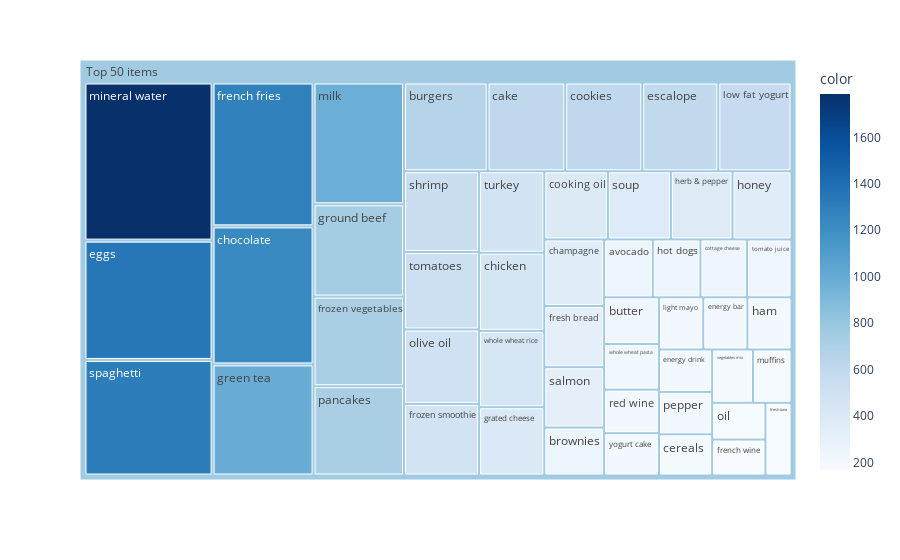

Notebook cell for this chart:
### Code cell
# Create a tree map using plotly
df_table["all"] = "Top 50 items" 
fig = px.treemap(df_table.head(50), path=['all', "items"], values='incident_count',
                  color=df_table["incident_count"].head(50), hover_data=['items'],
                  color_continuous_scale='Blues')
fig.show()

### Figure 1 — Plotly figure (JSON) as saved in the notebook; plotly's stock layout.template omitted (floating-point values rounded to 4 significant figures)
{"data": [{"branchvalues": "total", "customdata": [["avocado", 249], ["brownies", 253], ["burgers", 654], ["butter", 226], ["cake", 608], ["cereals", 193], ["champagne", 351], ["chicken", 450], ["chocolate", 1230], ["cookies", 603], ["cooking oil", 383], ["cottage cheese", 238], ["eggs", 1348], ["energy bar", 203], ["energy drink", 199], ["escalope", 595], ["french fries", 1282], ["french wine", 169], ["fresh bread", 323], ["fresh tuna", 167], ["frozen smoothie", 474], ["frozen vegetables", 715], ["grated cheese", 393], ["green tea", 990], ["ground beef", 737], ["ham", 203], ["herb & pepper", 371], ["honey", 355], ["hot dogs", 243], ["light mayo", 204], ["low fat yogurt", 573], ["milk", 972], ["mineral water", 1787], ["muffins", 181], ["oil", 173], ["olive oil", 493], ["pancakes", 713], ["pepper", 199], ["red wine", 211], ["salmon", 318], ["shrimp", 535], ["soup", 379], ["spaghetti", 1306], ["tomato juice", 227], ["tomatoes", 513], ["turkey", 469], ["vegetables mix", 192], ["whole wheat pasta", 221], ["whole wheat rice", 439], ["yogurt cake", 205], ["(?)", 764.8]], "domain": {"x": [0, 1], "y": [0, 1]}, "hovertemplate": "labels=%{label}<br>incident_count=%{value}<br>parent=%{parent}<br>id=%{id}<br>items=%{customdata[0]}<br>color=%{color}<extra></extra>", "ids": ["Top 50 items/avocado", "Top 50 items/brownies", "Top 50 items/burgers", "Top 50 items/butter", "Top 50 items/cake", "Top 50 items/cereals", "Top 50 items/champagne", "Top 50 items/chicken", "Top 50 items/chocolate", "Top 50 items/cookies", "Top 50 items/cooking oil", "Top 50 items/cottage cheese", "Top 50 items/eggs", "Top 50 items/energy bar", "Top 50 items/energy drink", "Top 50 items/escalope", "Top 50 items/french fries", "Top 50 items/french wine", "Top 50 items/fresh bread", "Top 50 items/fresh tuna", "Top 50 items/frozen smoothie", "Top 50 items/frozen vegetables", "Top 50 items/grated cheese", "Top 50 items/green tea", "Top 50 items/ground beef", "Top 50 items/ham", "Top 50 items/herb & pepper", "Top 50 items/honey", "Top 50 items/hot dogs", "Top 50 items/light mayo", "Top 50 items/low fat yogurt", "Top 50 items/milk", "Top 50 items/mineral water", "Top 50 items/muffins", "Top 50 items/oil", "Top 50 items/olive oil", "Top 50 items/pancakes", "Top 50 items/pepper", "Top 50 items/red wine", "Top 50 items/salmon", "Top 50 items/shrimp", "Top 50 items/soup", "Top 50 items/spaghetti", "Top 50 items/tomato juice", "Top 50 items/tomatoes", "Top 50 items/turkey", "Top 50 items/vegetables mix", "Top 50 items/whole wheat pasta", "Top 50 items/whole wheat rice", "Top 50 items/yogurt cake", "Top 50 items"], "labels": ["avocado", "brownies", "burgers", "butter", "cake", "cereals", "champagne", "chicken", "chocolate", "cookies", "cooking oil", "cottage cheese", "eggs", "energy bar", "energy drink", "escalope", "french fries", "french wine", "fresh bread", "fresh tuna", "frozen smoothie", "frozen vegetables", "grated cheese", "green tea", "ground beef", "ham", "herb & pepper", "honey", "hot dogs", "light mayo", "low fat yogurt", "milk", "mineral water", "muffins", "oil", "olive oil", "pancakes", "pepper", "red wine", "salmon", "shrimp", "soup", "spaghetti", "tomato juice", "tomatoes", "turkey", "vegetables mix", "whole wheat pasta", "whole wheat rice", "yogurt cake", "Top 50 items"], "marker": {"coloraxis": "coloraxis", "colors": [249, 253, 654, 226, 608, 193, 351, 450, 1230, 603, 383, 238, 1348, 203, 199, 595, 1282, 169, 323, 167, 474, 715, 393, 990, 737, 203, 371, 355, 243, 204, 573, 972, 1787, 181, 173, 493, 713, 199, 211, 318, 535, 379, 1306, 227, 513, 469, 192, 221, 439, 205, 764.8]}, "name": "", "parents": ["Top 50 items", "Top 50 items", "Top 50 items", "Top 50 items", "Top 50 items", "Top 50 items", "Top 50 items", "Top 50 items", "Top 50 items", "Top 50 items", "Top 50 items", "Top 50 items", "Top 50 items", "Top 50 items", "Top 50 items", "Top 50 items", "Top 50 items", "Top 50 items", "Top 50 items", "Top 50 items", "Top 50 items", "Top 50 items", "Top 50 items", "Top 50 items", "Top 50 items", "Top 50 items", "Top 50 items", "Top 50 items", "Top 50 items", "Top 50 items", "Top 50 items", "Top 50 items", "Top 50 items", "Top 50 items", "Top 50 items", "Top 50 items", "Top 50 items", "Top 50 items", "Top 50 items", "Top 50 items", "Top 50 items", "Top 50 items", "Top 50 items", "Top 50 items", "Top 50 items", "Top 50 items", "Top 50 items", "Top 50 items", "Top 50 items", "Top 50 items", ""], "type": "treemap", "values": [249, 253, 654, 226, 608, 193, 351, 450, 1230, 603, 383, 238, 1348, 203, 199, 595, 1282, 169, 323, 167, 474, 715, 393, 990, 737, 203, 371, 355, 243, 204, 573, 972, 1787, 181, 173, 493, 713, 199, 211, 318, 535, 379, 1306, 227, 513, 469, 192, 221, 439, 205, 24515]}], "layout": {"coloraxis": {"colorbar": {"title": {"text": "color"}}, "colorscale": [[0, "rgb(247,251,255)"], [0.125, "rgb(222,235,247)"], [0.25, "rgb(198,219,239)"], [0.375, "rgb(158,202,225)"], [0.5, "rgb(107,174,214)"], [0.625, "rgb(66,146,198)"], [0.75, "rgb(33,113,181)"], [0.875, "rgb(8,81,156)"], [1, "rgb(8,48,107)"]]}, "legend": {"tracegroupgap": 0}, "margin": {"t": 60}}}
